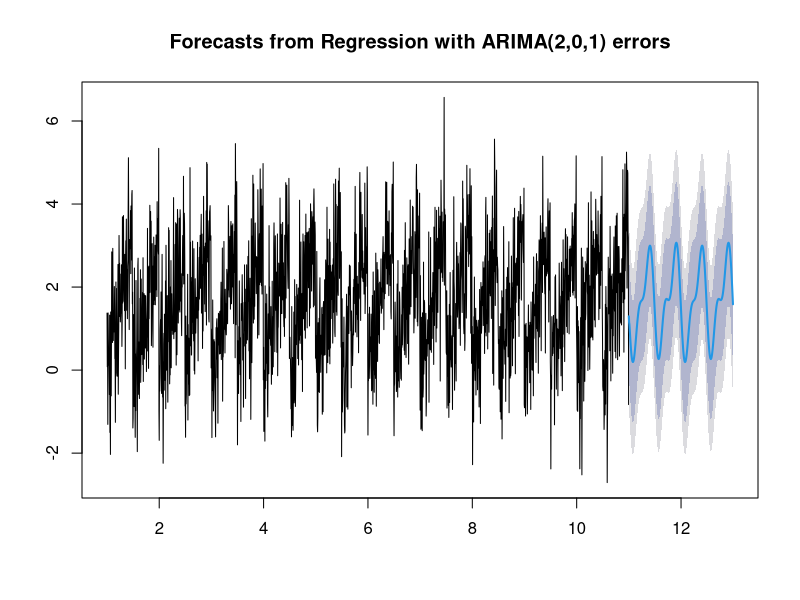
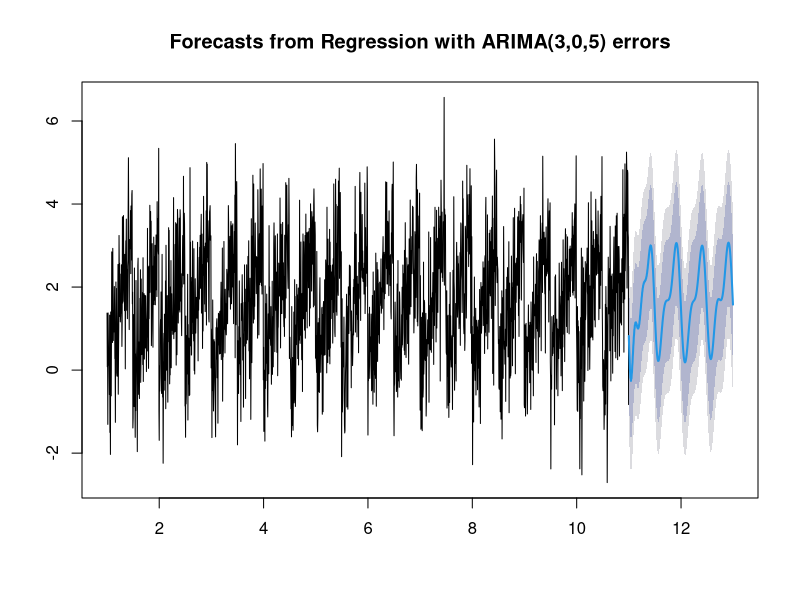

Here is the R script that generated these plots, in order:
## ---- chunk 1
knitr::opts_chunk$set(echo = TRUE)
## ---- chunk 2
library(forecast)
## ---- chunk 3
n <- 2000
m <- 200
y <- ts(rnorm(n) + (1:n)%%100/30, f=m)


fit <- Arima(y, order=c(2,0,1), xreg=fourier(y, K=4))
plot(forecast(fit, h=2*m, xreg=fourier(y, K=4, h=2*m)))
## ---- chunk 4
auto_fit <- auto.arima(y, seasonal=FALSE, xreg=fourier(y, K=4))
plot(forecast(auto_fit, h=2*m, xreg=fourier(y, K=4, h=2*m)))
